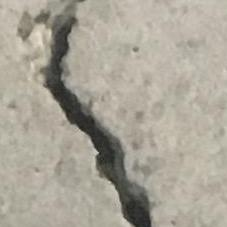
#> input picture Trabajo_actividades/Crack_Classifier/Test_image_folder/00355.jpg, 227 x 227 px
$ python -i Respuesta_Modelo_classifier_barra_de_carga.py   (imports and definitions only)
#> lines starting #> are read from the running program, lines starting #| are printed output that depends on the picture
#> further down, picture is the input picture: shape (227, 227, 3); mean B, G, R 152.1, 164.8, 170.2
import cv2
import numpy as np
import joblib
import os
from tqdm import tqdm

# Cargar el clasificador SVM entrenado
model_filename = 'svm_crack_classifier.pkl'
# [2 lines not run here, left out]

# Función para preprocesar la imagen
def preprocess_image(image):
    # Convertir la imagen a escala de grises
    gray_image = cv2.cvtColor(image, cv2.COLOR_BGR2GRAY)
    # Aplicar desenfoque gaussiano a la imagen
    blurred_image = cv2.GaussianBlur(gray_image, (5, 5), 0)
    # Ecualizar el histograma de la imagen
    equalized_image = cv2.equalizeHist(blurred_image)
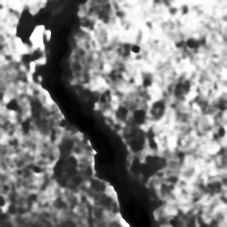
#> equalized_image: shape (227, 227); min 0, max 255, mean 130.5
    # Mostrar la imagen preprocesada
    cv2.imshow('Original', image)
    cv2.imshow('Preprocesada', equalized_image)
    cv2.waitKey(0)
    cv2.destroyAllWindows()
    return equalized_image

# Función para detectar grietas en la imagen
def detect_cracks(image):
    # Aplicar el detector de bordes Canny a la imagen
    edges = cv2.Canny(image, 50, 150)
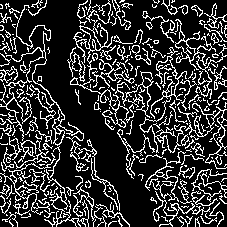
#> edges: shape (227, 227); 20.6% white in thin lines or dots
    # Aplicar la transformada de Hough para detectar líneas
    lines = cv2.HoughLinesP(edges, 1, np.pi/180, threshold=100, minLineLength=50, maxLineGap=10)
#> lines = [[112, 129, 223, 18], [2, 197, 73, 126], [2, 219, 53, 168], [160, 169, 187, 224]]
    return lines

# Función para extraer características de la imagen
def extract_features(image):
    # Preprocesar la imagen
    preprocessed_image = preprocess_image(image)
    # Detectar grietas en la imagen
    lines = detect_cracks(preprocessed_image)
    # Redimensionar la imagen
    resized_image = cv2.resize(preprocessed_image, (224, 224))

    # Parámetros para el descriptor HOG
    winSize = (224, 224)
    blockSize = (32, 32)
    blockStride = (16, 16)
    cellSize = (16, 16)
    nbins = 9

    # Calcular el descriptor HOG
    hog = cv2.HOGDescriptor(winSize, blockSize, blockStride, cellSize, nbins)
    h = hog.compute(resized_image)
#> h = 6084 values, max 0.386 at index 3679, min 0.00153 at index 1490, mean 0.153

    # Calcular la longitud promedio y máxima de las líneas (si se detectan)
    if lines is not None:
        line_lengths = [np.sqrt((x2 - x1)**2 + (y2 - y1)**2) for x1, y1, x2, y2 in lines[:, 0]]
#> line_lengths = [157, 100.4, 72.12, 61.27]
        avg_length = np.mean(line_lengths)
#> avg_length = 97.7
        max_length = np.max(line_lengths)
#> max_length = 157
    else:
        avg_length = 0
        max_length = 0

    # Concatenar el descriptor HOG con las longitudes de las líneas
    return np.hstack((h.ravel(), avg_length, max_length))

# Ruta de la carpeta con imágenes de prueba
test_images_folder_path = r'C:\Users\Daniel Calderon\Desktop\2024-1 Poli\Vision por computador\Trabajo_actividades\Crack_Classifier\Test_image_folder'

# Procesar las imágenes de prueba con una barra de carga
# [12 lines not run here, left out]

>>> import cv2
>>> picture = cv2.imread('Test_image_folder/00355.jpg')
>>> result = extract_features(picture)
#> result = 6086 values, max 157 at index 6085, min 0.00153 at index 1490, mean 0.195

$ run again, on Trabajo_actividades/Crack_Classifier/Test_image_folder/00359.jpg
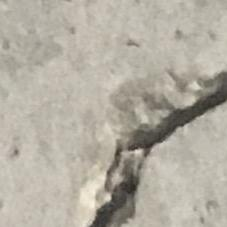
#> input picture Trabajo_actividades/Crack_Classifier/Test_image_folder/00359.jpg, 227 x 227 px
#> picture is the input picture: shape (227, 227, 3); mean B, G, R 161.8, 173.7, 179.1
#> in preprocess_image, `equalized_image = cv2.equalizeHist(blurred_image)`:
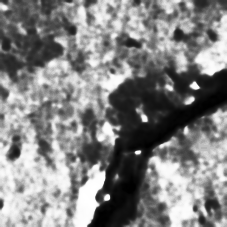
#> equalized_image: shape (227, 227); min 0, max 255, mean 130.5
#> in detect_cracks, `edges = cv2.Canny(image, 50, 150)`:
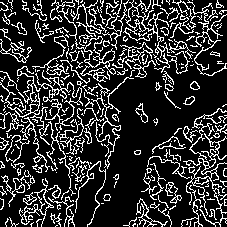
#> edges: shape (227, 227); 19.7% white in thin lines or dots
#> in detect_cracks, `lines = cv2.HoughLinesP(edges, 1, np.pi/180, threshold=100, minLineLen..`: lines = [[3, 200, 81, 122], [132, 78, 202, 8], [123, 74, 193, 4], [159, 144, 220, 205], [158, 69, 222, 5]]
#> h = 6084 values, max 0.379 at index 3690, min 3.68e-05 at index 2786, mean 0.153
#> line_lengths = [110.3, 98.99, 98.99, 86.27, 90.51]
#> avg_length = 97.02
#> max_length = 110.3
#> result = 6086 values, max 110.3 at index 6085, min 3.68e-05 at index 2786, mean 0.187

$ run again, on Trabajo_actividades/Crack_Classifier/Test_image_folder/00360.jpg
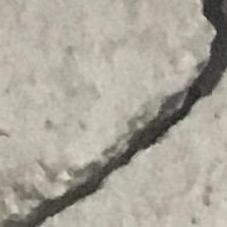
#> input picture Trabajo_actividades/Crack_Classifier/Test_image_folder/00360.jpg, 227 x 227 px
#> picture is the input picture: shape (227, 227, 3); mean B, G, R 154.6, 165.9, 170.7
#> in preprocess_image, `equalized_image = cv2.equalizeHist(blurred_image)`:
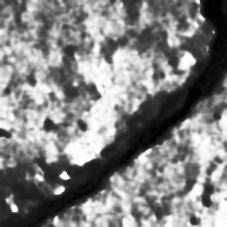
#> equalized_image: shape (227, 227); min 0, max 255, mean 130.5
#> in detect_cracks, `edges = cv2.Canny(image, 50, 150)`:
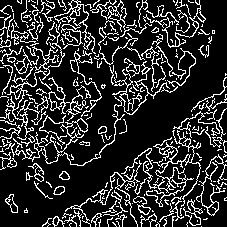
#> edges: shape (227, 227); 18.2% white in thin lines or dots
#> in detect_cracks, `lines = cv2.HoughLinesP(edges, 1, np.pi/180, threshold=100, minLineLen..`: lines = [[3, 33, 112, 142], [117, 99, 201, 15]]
#> h = 6084 values, max 0.356 at index 4907, min 0.00274 at index 5288, mean 0.152
#> line_lengths = [154.1, 118.8]
#> avg_length = 136.5
#> max_length = 154.1
#> result = 6086 values, max 154.1 at index 6085, min 0.00274 at index 5288, mean 0.2

$ run again, on Trabajo_actividades/Crack_Classifier/Test_image_folder/00361.jpg
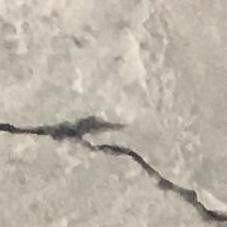
#> input picture Trabajo_actividades/Crack_Classifier/Test_image_folder/00361.jpg, 227 x 227 px
#> picture is the input picture: shape (227, 227, 3); mean B, G, R 167, 179.2, 187.3
#> in preprocess_image, `equalized_image = cv2.equalizeHist(blurred_image)`:
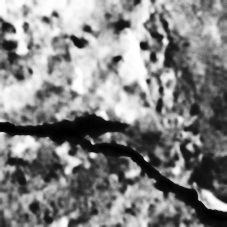
#> equalized_image: shape (227, 227); min 0, max 255, mean 130.6
#> in detect_cracks, `edges = cv2.Canny(image, 50, 150)`:
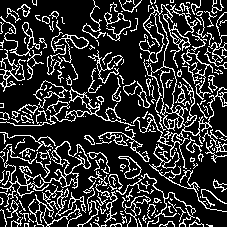
#> edges: shape (227, 227); 19.8% white in thin lines or dots
#> in detect_cracks, `lines = cv2.HoughLinesP(edges, 1, np.pi/180, threshold=100, minLineLen..`: lines = [[1, 16, 105, 120], [131, 144, 225, 50], [153, 128, 225, 56], [154, 152, 211, 209]]
#> h = 6084 values, max 0.309 at index 6053, min 0.00103 at index 6077, mean 0.153
#> line_lengths = [147.1, 132.9, 101.8, 80.61]
#> avg_length = 115.6
#> max_length = 147.1
#> result = 6086 values, max 147.1 at index 6085, min 0.00103 at index 6077, mean 0.196
